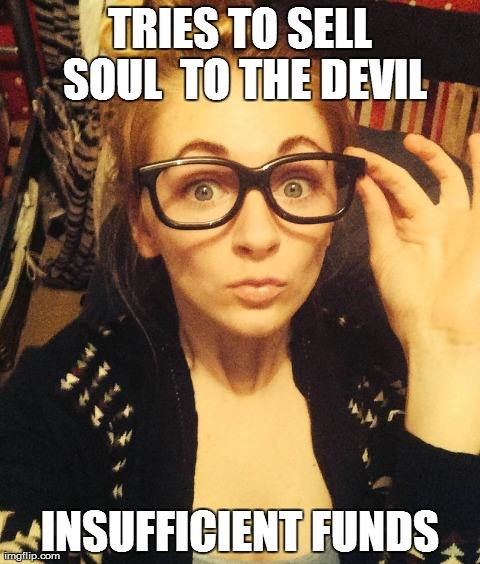
#> input picture Python/CPU project/CPU 10/Python test/test3.jpg, 480 x 564 px, found by its file name
$ python image_extractor.py   (older library calls are emulated)
#> lines starting #> are read from the running program, lines starting #| are printed output that depends on the picture
from PIL import Image
import sys

def asciify(name,result_file_name):
	result = open(result_file_name,'w')
	height,width = get_image(name)

	for i in xrange(height):
		for j in xrange(width):
			r,g,b = get_pixel(j,i)
			result.write(create_ascii(r,g,b))

		result.write("\n")
	result.close()

def get_image(name):
#> called with name = 'test3.JPG'
	im = Image.open(name)
#> im is the input picture: PIL image 480x564 RGB; mean R, G, B 132.1, 106.4, 78.6
	size = (128,128)

	im.thumbnail(size, Image.ANTIALIAS)
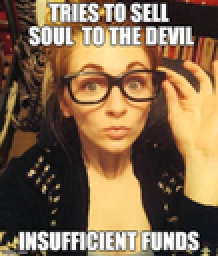
#> im: PIL image 109x128 RGB (shown 2 times larger); mean R, G, B 131.5, 105.8, 78.1
	#print im.size
	#go = raw_input('')
	global rgb_im
	rgb_im = im.convert('RGB')
	width,height = im.size
#> width = 109; height = 128
	return height,width

def create_ascii(r,g,b):
 	r >>= 4
 	g >>= 4
 	b >>= 4

 	#smooth_value = (r*g*b)**(1/3.0)
 	smooth_value = (r+g+b)/3
 	if smooth_value <4:
 		ascii_char = "#"
 	elif smooth_value <8:
 		ascii_char = "!"
 	elif smooth_value < 12:
 		ascii_char = "0"
 	else:
 		ascii_char = " "
 	return ascii_char

def get_pixel(x,y):
	rgb = rgb_im.getpixel((x,y))
	return rgb[0], rgb[1], rgb[2]


asciify("test3.JPG","result3.txt")
#> the loop in asciify, `for i in xrange(height):` made 128 passes

$ run again, with Python/CPU project/CPU 10/Python test/test.JPG copied over Python/CPU project/CPU 10/Python test/test3.jpg
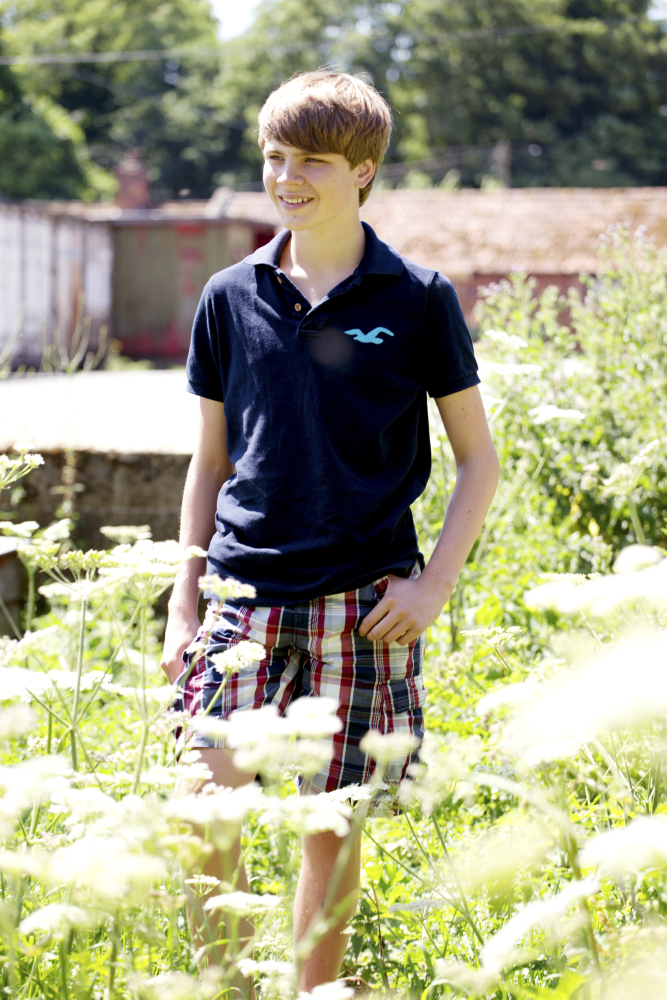
#> input picture Python/CPU project/CPU 10/Python test/test.JPG, 2000 x 3000 px, found by its file name (shown at 1/3 size)
#> in get_image, im is the input picture: PIL image 2000x3000 RGB; mean R, G, B 160.5, 160.1, 131.4
#> in get_image, `im.thumbnail(size, Image.ANTIALIAS)`:
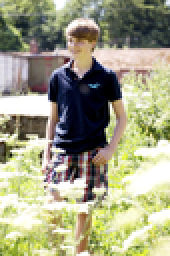
#> im: PIL image 85x128 RGB (shown 2 times larger); mean R, G, B 160.5, 160, 131.4
#> the loop in asciify, `for i in xrange(height):` made 128 passes
